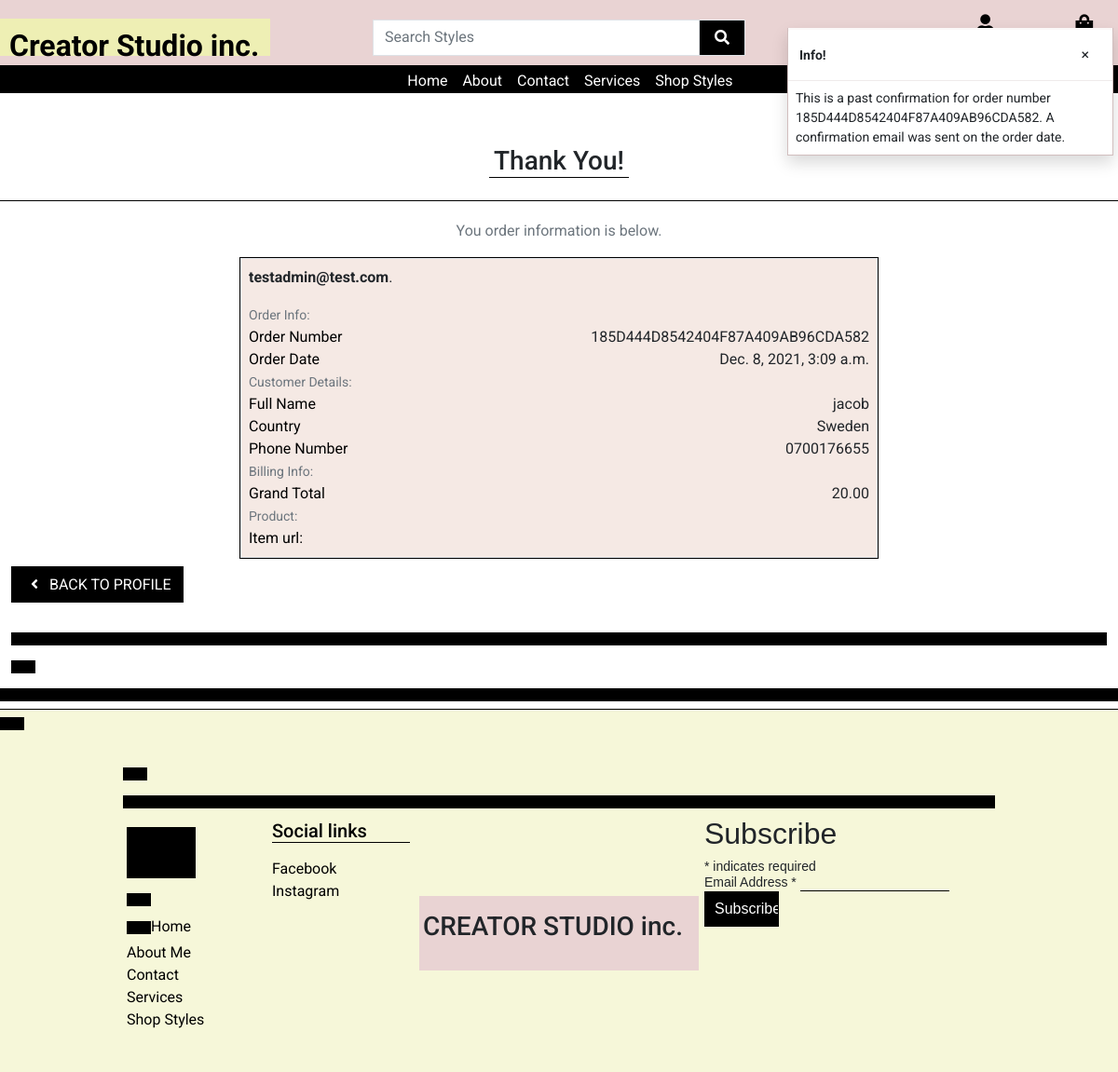
The page /profile/order_history/185D444D8542404F87A409AB96CDA582 on the database its author committed.
### checkout/models.py (models this page shows, shortened)
class Order(models.Model):
    order_number = models.CharField(max_length=32, null=False, editable=False)
    user_profile = models.ForeignKey(UserProfile, on_delete=models.SET_NULL,
                                     null=True, blank=True, related_name='orders')
    full_name = models.CharField(max_length=50, null=False, blank=False)
    email = models.EmailField(max_length=254, null=False, blank=False)
    phone_number = models.CharField(max_length=20, null=False, blank=False)
    postcode = models.CharField(max_length=20, null=False, blank=False, default='')
    country = CountryField(blank_label="Country *", max_length=20, null=False,
                           blank=False)
    date = models.DateTimeField(auto_now_add=True)
    grand_total = models.DecimalField(max_digits=10, decimal_places=2,
                                      null=False, default=0)
    original_bag = models.TextField(null=False, blank=False, default='')
    stripe_pid = models.CharField(max_length=254, null=False, blank=False, default='')

### profiles/views.py (the view)
# urls.py: path('order_history/<order_number>', views.order_history, name='order_history'),
def order_history(request, order_number):
    order = get_object_or_404(Order, order_number=order_number)
    messages.info(request, (
        f'This is a past confirmation for order number {order_number}. '
        'A confirmation email was sent on the order date.'
    ))
    template = 'checkout/checkout_success.html'
    context = {
        'order': order,
        'from_profile': True,
    }
    return render(request, template, context)

### checkout/templates/checkout/checkout_success.html (shortened to what this page needs)
{% extends 'base.html' %}
{% load static %}
{% block extra_css %}
<link rel="stylesheet" href="{% static 'checkout/css/checkout.css' %}">
{% endblock %}
{% block content %}
{% block page_header %}
<div class="container header-container">
</div>
{% endblock %}
<div class="page-header d-flex justify-content-md-center mb-3">
    <h3 class="text-center mt-3 underline">Thank You!</h3>
</div>
<div class="line-break"></div>
<div class="container-fluid">
    <div class="row">
        <p class="text-muted text-center">You order information is below.</p>
    </div>
    <div class="row d-flex justify-content-center">
        <div class="col-12 col-lg-7 col-pink">
            <div class="order-confirmation-wrapper p-2 border">
                <strong>{{ order.email }}</strong>.</p>
                <div class="row">
                    <div class="col">
                        <small class="text-muted">Order Info:</small>
                    </div>
                </div>
                <div class="row">
                    <div class="col-12 col-md-4">
                        <p class="mb-0 text-black font-weight-bold">Order Number</p>
                    </div>
                    <div class="col-12 col-md-8 text-md-end">
                        <p class="mb-0">{{ order.order_number }}</p>
                    </div>
                </div>
                <div class="row">
                    <div class="col-12 col-md-4">
                        <p class="mb-0 text-black font-weight-bold">Order Date</p>
                    </div>
                    <div class="col-12 col-md-8 text-md-end">
                        <p class="mb-0">{{ order.date }}</p>
                    </div>
                </div>
                <div class="row">
                    <div class="col">
                        <small class="text-muted">Customer Details:</small>
                    </div>
                </div>
                <div class="row">
                    <div class="col-12 col-md-4">
                        <p class="mb-0 text-black font-weight-bold">Full Name</p>
                    </div>
                    <div class="col-12 col-md-8 text-md-end">
                        <p class="mb-0">{{ order.full_name }}</p>
                    </div>
                </div>
                <div class="row">
                    <div class="col-12 col-md-4">
                        <p class="mb-0 text-black font-weight-bold">Country</p>
                    </div>
                    <div class="col-12 col-md-8 text-md-end">
                        <p class="mb-0">{{ order.country.name }}</p>
                    </div>
                </div>
                <div class="row">
                    <div class="col-12 col-md-4">
                        <p class="mb-0 text-black font-weight-bold">Phone Number</p>
                    </div>
                    <div class="col-12 col-md-8 text-md-end">
                        <p class="mb-0">{{ order.phone_number }}</p>
                    </div>
                </div>
                <div class="row">
                    <div class="col">
                        <small class="text-muted">Billing Info:</small>
                    </div>
                </div>
                <div class="row">
                    <div class="col-12 col-md-4">
                        <p class="mb-0 text-black font-weight-bold">Grand Total</p>
                    </div>
                    <div class="col-12 col-md-8 text-md-end">
                        <p class="mb-0">{{ order.grand_total }}</p>
                    </div>
                </div>
                <div class="row">
                    <div class="col">
                        <small class="text-muted">Product:</small>
                    </div>
                </div>
                <div class="row">
                    <div class="col-12 col-md-4">
                        <p class="mb-0 text-black font-weight-bold">Item url: </p>
                    </div>
                    <div class="col-12 col-md-8 text-md-end">
                    </div>
                </div>
            </div>
        </div>
    </div>
    <div class="row">
        <div class="col-12 col-lg-7 text-right mb-3">
            {% if from_profile %}
                <a href="{% url 'profile' %}" class="btn btn-black rounded-0 my-2">
                    <span class="icon mr-2">
                        <i class="fas fa-angle-left"></i>
                    </span>
                    <span class="text-uppercase">Back to profile</span>
            {% endif %}
            <br>
        </div>
    </div>
</div>
{% endblock %}

### templates/base.html (shortened to what this page needs)
{% load static %}
<!DOCTYPE html>
<html class="h-100" lang="en">
<head>
    {% block corecss %}
    <link href="https://cdn.jsdelivr.net/npm/bootstrap@5.1.3/dist/css/bootstrap.min.css" rel="stylesheet"
>
    <link rel="stylesheet" href="https://use.fontawesome.com/releases/v5.15.4/css/all.css"
>
    <link href="//cdn-images.mailchimp.com/embedcode/classic-10_7_dtp.css" rel="stylesheet" type="text/css">
    <link rel="stylesheet" href="{% static 'css/base.css' %}">
    {% endblock %}
    {% block extra_css %}
    {% endblock %}
</head>
<body class="d-flex flex-column h-100">
    <header class="container-fluid fixed-top p-0" id="baseHeader">
        <div id="topnav" class="row pt-lg-2 d-none d-lg-flex main-navbar">
            <div class="col-12 col-lg-4 my-auto py-1 py-lg-0 text-lg-left">
                <a href="{% url 'home' %}" id="main-logo" class="nav-link main-logo-link">
                    <h2 class="logo-font text-black my-0"><strong>Creator Studio inc.</strong></h2>
                </a>
            </div>
            <div class="col-12 col-lg-4 my-auto py-1 py-lg-0">
                <form method="GET" action="{% url 'styles' %}">
                    <div class="input-group w-100">
                        <input class="form-control border border-black rounded-0 desktop-search" type="text" name="q"
                            placeholder="Search Styles">
                        <div class="input-group-append">
                            <button class="form-control btn btn-black border border-black rounded-0" type="submit">
                                <span class="icon">
                                    <i class="fas fa-search"></i>
                                </span>
                            </button>
                        </div>
                    </div>
                </form>
            </div>
            <div class="col-12 col-lg-4 my-auto py-1 py-lg-0">
                <ul class="list-inline list-unstyled text-center text-lg-end my-0">
                    <li class="list-inline-item dropdown">
                        <a class="text-black nav-link" href="{% url 'profile' %}" id="user-options1" data-bs-toggle="dropdown"
                            aria-haspopup="true" aria-expanded="false">
                            <div class="text-center">
                                <div><i class="fas fa-user fa-lg"></i></div>
                                <p class="my-0">My Account</p>
                            </div>
                        </a>
                    </li>
                    <li class="list-inline-item">
                        <a class="{% if grand_total %}text-info font-weight-bold{% else %}text-black{% endif %} nav-link"
                            href="{% url 'view_bag' %}">
                            <div class="text-center">
                                <div><i class="fas fa-shopping-bag fa-lg"></i></div>
                                <p class="my-0">
                                </p>
                            </div>
                        </a>
                    </li>
                </ul>
            </div>
        </div>
        <div class="row bottom-row">
            <nav class="navbar navbar-expand-lg navbar-light justify-content-between ps-3 pe-3 w-100">
                {% include 'includes/mobile-top-header.html' %}
                {% include 'includes/main-nav.html' %}
            </nav>
        </div>
    </header>
    {% if messages %}
    <div class="message-container">
        {% for message in messages %}
        {% with message.level as level %}
        {% if level == 40 %}
        {% include 'includes/toasts/toast_error.html' %}
        {% elif level == 30 %}
        {% include 'includes/toasts/toast_warning.html' %}
        {% elif level == 25 %}
        {% include 'includes/toasts/toast_success.html' %}
        {% else %}
        {% include 'includes/toasts/toast_info.html' %}
        {% endif %}
        {% endwith %}
        {% endfor %}
    </div>
    {% endif %}
    {% block page_header %}
    {% endblock %}
    {% block content %}
    {% endblock %}
    <footer id="main-footer" class="w-100 footer mt-auto sticky-bottom">
        <div class="container py-4">
            <div class="row gy-4 gx-5">
                <div class="col-6 col-lg-4 col-xl-2 p-1">
                    <h5 class="text-black mb-3 footer-links">Links</h5>
                    <ul class="list-unstyled text-black">
                        <li><a href="{% url 'home' %}">Home</a></li>
                        <li><a href="{% url 'about-me' %}">About Me</a></li>
                        <li><a href="{% url 'contact' %}">Contact</a></li>
                        <li><a href="{% url 'services' %}">Services</a></li>
                        <li><a href="{% url 'styles' %}">Shop Styles</a></li>
                    </ul>
                </div>
                <div class="col-6 col-lg-4 col-xl-2 p-1">
                    <h5 class="text-black mb-3 footer-links">Social links</h5>
                    <ul class="list-unstyled text-black">
                        <li><a href="https://www.facebook.com/Creator-Studio-Inc-110399124819836" target="_blank">Facebook</a></li>
                        <li><a href="https://www.instagram.com/creatorstudioinc/" target="_blank">Instagram</a></li>
                    </ul>
                </div>
                <div class="col-8 col-md-6 col-xl-4 d-flex align-items-center justify-content-center">
                    <div id="footer-logo">
                        <div class="pt-3 ms-1">
                            <h3 class="footer-logo-text">CREATOR STUDIO inc.</h3>
                        </div>
                    </div>
                </div>
                <div class="col-8 col-md-6 col-xl-4">
                    <div id="mc_embed_signup">
                        <form action="https://hotmail.us14.list-manage.com/subscribe/post?u=46ba034fd1612ee1ce9d884b8&amp;id=8053d46198" method="post" id="mc-embedded-subscribe-form" name="mc-embedded-subscribe-form" class="validate" target="_blank" novalidate>
                            <div id="mc_embed_signup_scroll">
                            <h2>Subscribe</h2>
                        <div class="indicates-required"><span class="asterisk">*</span> indicates required</div>
                        <div class="mc-field-group">
                            <label for="mce-EMAIL">Email Address  <span class="asterisk">*</span>
                        </label>
                            <input type="email" value="" name="EMAIL" class="required email" id="mce-EMAIL">
                        </div>
                                <div class="optionalParent">
                                    <div class="clear foot">
                                        <input type="submit" value="Subscribe" name="subscribe" id="mc-embedded-subscribe" class="btn btn-black rounded-0 subscribe">
                                    </div>
                                </div>
                            </div>
                        </form>
                    </div>
                </div>
            </div>
        </div>
    </footer>
</body>
</html>

### templates/includes/mobile-top-header.html (shortened to what this page needs)
<div class="wrapper d-flex justify-content-end">
    <ul class="list-unstyled mb-0">
    </ul>
</div>

### templates/includes/main-nav.html (shortened to what this page needs)
<div class="collapse navbar-collapse d-none d-lg-block" id="main-nav">
    <ul class="navbar-nav w-auto mx-auto">
        <li class="nav-item d-block">
            <a class="logo-font font-weight-bold nav-link text-black mr-5" href="{% url 'home' %}" id="home-link">
                Home
            </a>
        </li>
        <li class="nav-item dropdown">
            <a class="logo-font font-weight-bold nav-link text-black mr-5" href="{% url 'about-me' %}">
                About
            </a>
        </li>
        <li class="nav-item dropdown">
            <a class="logo-font font-weight-bold nav-link text-black mr-5" href="{% url 'contact' %}">
                Contact
            </a>
        </li>
        <li class="nav-item dropdown">
            <a class="logo-font font-weight-bold nav-link text-black mr-5" href="{% url 'services' %}">
                Services
            </a>
        </li>
        <li class="nav-item dropdown">
            <a class="logo-font font-weight-bold nav-link text-black" href="{% url 'styles' %}">
                Shop Styles
            </a>
        </li>
    </ul>
</div>

### templates/includes/toasts/toast_info.html (shortened to what this page needs)
<div class="toast custom-toast rounded-0 border-top-0" data-bs-autohide="false">
    <div class="w-100 toast-capper bg-alert"></div>
    <div class="toast-header bg-white text-dark">
        <strong class="me-auto">Info!</strong>
        <button type="button" class="btn d-flex-end close text-dark" data-bs-dismiss="toast" aria-label="Close">
            <span aria-hidden="true">&times;</span>
        </button>
    </div>
    <div class="toast-buddy bg-white p-2">
        {{ message }}
    </div>
</div>

### rows shown on the page
Order: email "testadmin@test.com", order_number "185D444D8542404F87A409AB96CDA582", date "Dec. 8, 2021, 3:09 a.m.", full_name "jacob", country.name "Sweden", phone_number "0700176655", grand_total "20.00"

### other values the page prints
{{ message }} "This is a past confirmation for order number 185D444D8542404F87A409AB96CDA582. A confirmation email was sent on the order date."
